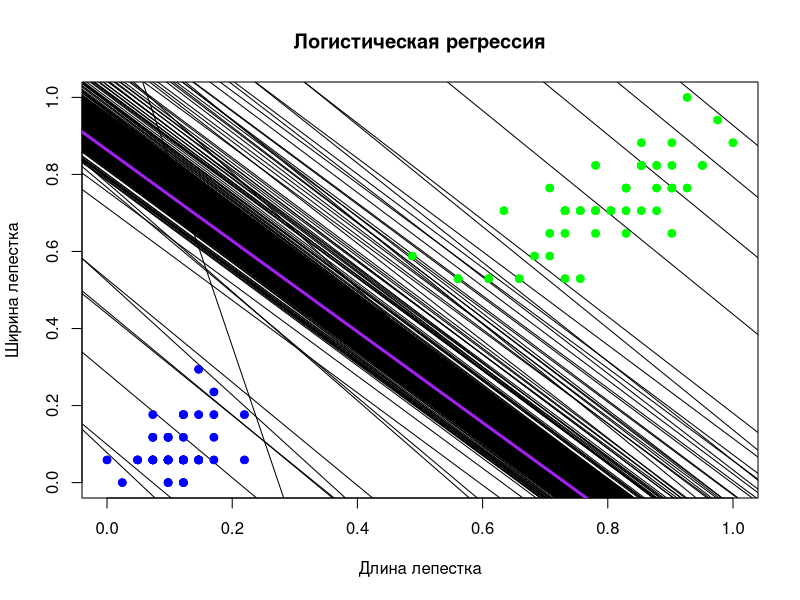

R code for this plot:
L_logic <- function(M) {
  return(log2(1 + exp(-M)))
}

L_ADALINE <- function(M) {
  return((M - 1)^2)
}

L_perceptron <- function(M) {
  return(max(-M, 0))
}

SigmoidFunction <- function(x) {
  return(1/(1 + exp(-x)))
}

Xl <- iris[1:100, 3:4]

l <- dim(Xl)[1]
n <- dim(Xl)[2] + 1

classes <- rep(NA, l)

for (i in 1:l) {
  ifelse(iris[i, 5] == "versicolor", classes[i] <- as.numeric(-1), classes[i] <- as.numeric(1))
}

Xl <- cbind(Xl, rep(-1, l), classes)

# нормализация
for (j in 1:(n - 1)){
  Xl[ , j] <- (Xl[ , j] - min(Xl[ , j])) / (max(Xl[ , j]) - min(Xl[ , j]))
}

plot(
  Xl[, 1], Xl[, 2],
  pch = 21,
  bg = ifelse(Xl[, n + 1] == -1, "green", "blue"),
  col = ifelse(Xl[, n + 1] == -1, "green", "blue"),
  #main = "Сравнение",
  #main = "ADALINE",
  #main = "Персептрон Розенблатта",
  main = "Логистическая регрессия",
  xlab = "Длина лепестка", ylab = "Ширина лепестка"
)

max_it <- 1000
eps_q <- 0.00001


#ADALINE
# ------------------------------
# начальный вес
w <- c(runif(n, -1/(2*n), 1/(2*n)))

#лямбда
lambda <- 1/l

#  начальное значение функционала Q
Q <- 0
for (i in 1:l) {
  Q <- Q + L_ADALINE(crossprod(w, as.numeric(Xl[i, 1:n])) * Xl[i, n + 1])
}
Qprev <- Q + 1
#print(Q)

it <- 0

# массив отступов
margin <- array(dim = l)

repeat {
  
  it <- it + 1
  
  if (abs(Qprev - Q)/max(Qprev, Q) > eps_q && it != max_it) {
    
    # выбор случайного объекта
    i <- round(runif(1, 1, 100))
    xi <- as.numeric(Xl[i, 1:n])
    yi <- as.numeric(Xl[i, n + 1])
    
    # ошибка
    eps <- L_ADALINE(crossprod(w, xi) * yi)
    
    # шаг градиентного спуска
    eta <- as.numeric(1 / (sqrt(abs(xi[1])^2 + abs(xi[2])^2 + abs(xi[3])^2)))
    w[1] <- w[1] - (crossprod(w, xi) - yi) * xi[1] * eta
    w[2] <- w[2] - (crossprod(w, xi) - yi) * xi[2] * eta
    w[3] <- w[3] - (crossprod(w, xi) - yi) * xi[3] * eta
    # пересчёт Q
    Qprev <- Q
    Q <- (1 - lambda) * Q + lambda * eps
    
    print(c(it, Q))
    
    #abline(a = w[3]/w[2], b = -w[1]/w[2], lwd = 1, col = "black")
    
  }
  else {
    break
  }
}

#abline(a = w[3]/w[2], b = -w[1]/w[2], lwd = 3, col = "red")

# ------------------------------





# персептрон
# ------------------------------
# начальный вес
w <- c(runif(n, -1/(2*n), 1/(2*n)))

#лямбда
lambda <- 1/l

#  начальное значение функционала Q
Q <- 0
for (i in 1:l) {
  Q <- Q + L_perceptron(crossprod(w, as.numeric(Xl[i, 1:n])) * Xl[i, n + 1])
}
Qprev <- Q + 1
#print(Q)

it <- 0

repeat {
  
  it <- it + 1
  
  if (abs(Qprev - Q)/max(Qprev, Q) > eps_q && it != max_it) {
    
    # выбор случайного объекта
    i <- round(runif(1, 1, 100))
    xi <- as.numeric(Xl[i, 1:n])
    yi <- as.numeric(Xl[i, n + 1])
    
    # ошибка
    eps <- L_perceptron(crossprod(w, xi) * yi)
    
    # шаг градиентного спуска
    eta <- as.numeric(1 / (sqrt(abs(xi[1])^2 + abs(xi[2])^2 + abs(xi[3])^2)))
    w[1] <- w[1] + xi[1] * yi * eta
    w[2] <- w[2] + xi[2] * yi * eta
    w[3] <- w[3] + xi[3] * yi * eta
    # пересчёт Q
    Qprev <- Q
    Q <- (1 - lambda) * Q + lambda * eps
    
    print(c(it, Q))
    
    #abline(a = w[3]/w[2], b = -w[1]/w[2], lwd = 1, col = "black")
    
  }
  else {
    break
  }
}

#abline(a = w[3]/w[2], b = -w[1]/w[2], lwd = 3, col = "orange")

# ------------------------------




# логистический
# ------------------------------
# начальный вес
w <- c(runif(n, -1/(2*n), 1/(2*n)))

#лямбда
lambda <- 1/l

#  начальное значение функционала Q
Q <- 0
for (i in 1:l) {
  Q <- Q + L_logic(crossprod(w, as.numeric(Xl[i, 1:n])) * Xl[i, n + 1])
}
Qprev <- Q + 1
#print(Q)

it <- 0

repeat {
  
  it <- it + 1
  
  if (abs(Qprev - Q)/max(Qprev, Q) > eps_q && it != max_it) {
    
    # выбор случайного объекта
    i <- round(runif(1, 1, 100))
    xi <- as.numeric(Xl[i, 1:n])
    yi <- as.numeric(Xl[i, n + 1])
    
    # ошибка
    eps <- L_logic(crossprod(w, xi) * yi)
    
    # шаг градиентного спуска
    eta <- as.numeric(1 / (sqrt(abs(xi[1])^2 + abs(xi[2])^2 + abs(xi[3])^2)))
    w[1] <- w[1] + xi[1] * yi * eta * SigmoidFunction(crossprod(w, xi)*(-yi))
    w[2] <- w[2] + xi[2] * yi * eta * SigmoidFunction(crossprod(w, xi)*(-yi))
    w[3] <- w[3] + xi[3] * yi * eta * SigmoidFunction(crossprod(w, xi)*(-yi))
    # пересчёт Q
    Qprev <- Q
    Q <- (1 - lambda) * Q + lambda * eps
    
    print(c(it, Q))
    
    abline(a = w[3]/w[2], b = -w[1]/w[2], lwd = 1, col = "black")
    
  }
  else {
    break
  }
}

abline(a = w[3]/w[2], b = -w[1]/w[2], lwd = 3, col = "purple")

# ------------------------------


points(
  Xl[, 1], Xl[, 2],
  pch = 21,
  bg = ifelse(Xl[, n + 1] == -1, "green", "blue"),
  col = ifelse(Xl[, n + 1] == -1, "green", "blue")
)